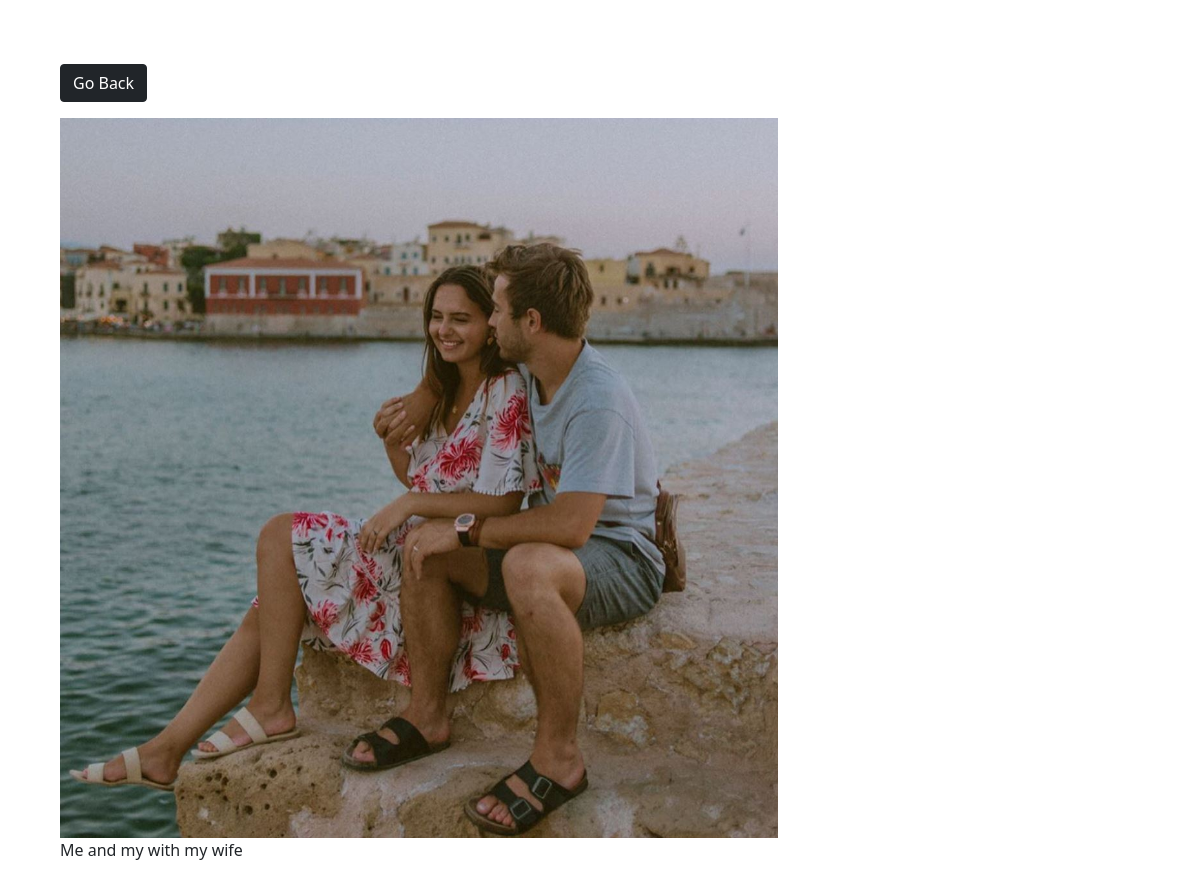
Page /photo/19/ (signed in) on the committed database.
### photos/models.py (models this page shows, shortened)
class Photo(models.Model):
    category = models.ForeignKey(
        Category, on_delete=models.SET_NULL, null=True, blank=True)
    image = models.ImageField(null=False, blank=False)
    description = models.TextField()

### photos/views.py (the view)
# urls.py: path('photo/<str:pk>/', views.viewPhoto, name='photo'),
@login_required(login_url='login')
def viewPhoto(request, pk):
    photo = Photo.objects.get(id=pk)
    return render(request, 'photos/photo.html', {'photo': photo})

### photos/templates/photos/photo.html (shortened to what this page needs)
<!DOCTYPE html>
<html>
<head>
    <link href="https://cdn.jsdelivr.net/npm/bootstrap@5.0.0-beta1/dist/css/bootstrap.min.css" rel="stylesheet"
>
</head>
<body class="m-5">
    <div class="container">
        <div class="row justify-content-center">
            <div class="col">
                <a href="{% url 'gallery' %}" class="btn btn-dark my-3">Go Back</a>
                <div style="height: 90vh;">
                    <img style="max-width: 100%; max-height: 100%;" src="{{photo.image.url}}">
                    <p>{{photo.description}}</p>
                </div>
            </div>
        </div>
    </div>
</body>
</html>

### rows in the picture
Photo: image (picture), description "Me and my with my wife"
